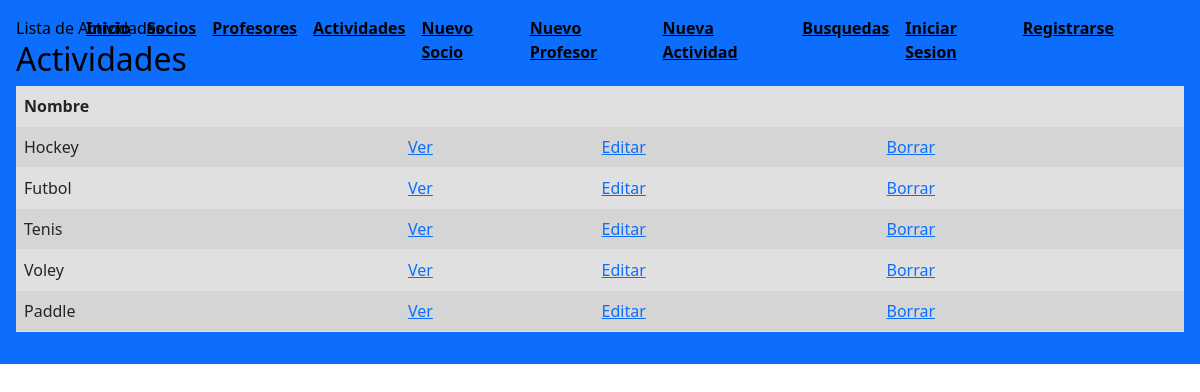
Page /lista-actividades/ (signed in) on the committed database.
### AppProyecto/models.py (models this page shows, shortened)
class Actividades(models.Model):
    nombre = models.CharField(max_length=30)
    valor = models.IntegerField()

### AppProyecto/views.py (the view)
# urls.py: path('lista-actividades/', views.lista_actividades, name='lista-actividades'),
@login_required
def lista_actividades(req):
    actividades = Actividades.objects.all()
    return render(req, 'appProyecto/actividades.html', {'actividades': actividades})

### AppProyecto/templates/appProyecto/actividades.html (shortened to what this page needs)
<!DOCTYPE html>
<html lang="en">
<head>
</head>
<body>
    {% extends "appProyecto/padre.html" %}
    {% load static %}
    {% block contenidoQueCambia %}
    {% block titulo %}Lista de Actividades{% endblock %}
<h2>Actividades</h2>
<table class="table table-striped" style="background-color: rgb(224, 224, 224);">
    <thead>
        <tr>
            <th>Nombre</th>
        </tr>
    </thead>
    <tbody>
        {% for actividad in actividades %}
        <tr>
            <td>{{ actividad.nombre }}</td>
            <td> <a href="{% url 'Detail' actividad.id %}">Ver</a></td>
            <td><a href="{% url 'Edit' actividad.id %}">Editar</a></td>
            <td><a href="{% url 'Delete' actividad.id %}">Borrar</a></td>
        </tr>
        {% endfor %}
    </tbody>
</table>
    {% endblock %}

### rows in the picture
Actividades: nombre "Hockey"
Actividades: nombre "Futbol"
Actividades: nombre "Tenis"
Actividades: nombre "Voley"
Actividades: nombre "Paddle"
